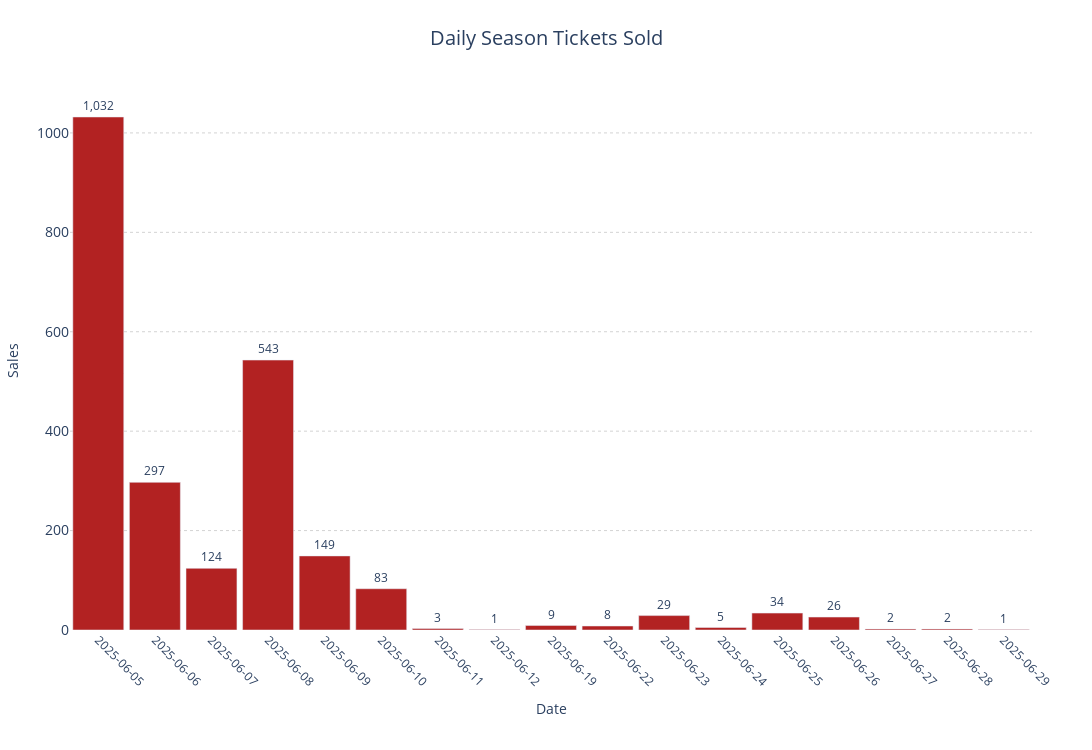

The notebook cell this image was saved under:
### Code cell
def plot_daily_sales_plotly(df, date_column, font_size=12, y_shift=8):
    df = df.copy()

    # Ensure datetime only if not already
    if not pd.api.types.is_datetime64_any_dtype(df[date_column]):
        df[date_column] = pd.to_datetime(df[date_column], errors='coerce')

    # Filter dates >= 2025-06-05
    df = df[df[date_column] >= pd.to_datetime("2025-06-05")]

    # Group by date only (not full datetime)
    df['date_only'] = df[date_column].dt.date

    grouped = (
        df.groupby('date_only')
        .size()
        .reset_index(name="Total_Sales")
        .sort_values('date_only')
    )

    # Convert date_only to string format for x-axis
    grouped['period_label'] = grouped['date_only'].astype(str)

    # Plotly figure
    fig = go.Figure()

    # Bar chart
    fig.add_trace(go.Bar(
        x=grouped['period_label'],
        y=grouped['Total_Sales'],
        name='Daily Sales',
        marker_color='firebrick',
        text=[f"{val:,}" for val in grouped['Total_Sales']],  # Pre-create formatted text
        textposition='outside',
        textfont=dict(size=font_size)
    ))

    # Layout
    fig.update_layout(
        title=dict(
            text='Daily Season Tickets Sold',
            font=dict(size=20),
            x=0.5
        ),
        xaxis=dict(
            title='Date',
            tickmode='array',
            tickvals=grouped['period_label'],
            ticktext=grouped['period_label'],
            tickangle=45,
            tickfont=dict(size=12),
            type='category'  # 👈 Force categorical spacing
        ),
        yaxis=dict(
            title='Sales',
            tickfont=dict(size=14),
            gridcolor='lightgrey',
            griddash='dot'
        ),
        bargap=0.1,
        height=750,
        width=1400,
        margin=dict(l=60, r=60, t=90, b=120),
        plot_bgcolor='white',
        paper_bgcolor='white',
        showlegend=False
    )

    fig.show()

# Call
plot_daily_sales_plotly(perc, date_column='sale_date', font_size=12, y_shift=10)

### Figure 1 — Plotly figure (JSON) as saved in the notebook; plotly's stock layout.template omitted (floating-point values rounded to 4 significant figures)
{"data": [{"marker": {"color": "firebrick"}, "name": "Daily Sales", "text": ["1,032", "297", "124", "543", "149", "83", "3", "1", "9", "8", "29", "5", "34", "26", "2", "2", "1"], "textfont": {"size": 12}, "textposition": "outside", "type": "bar", "x": ["2025-06-05", "2025-06-06", "2025-06-07", "2025-06-08", "2025-06-09", "2025-06-10", "2025-06-11", "2025-06-12", "2025-06-19", "2025-06-22", "2025-06-23", "2025-06-24", "2025-06-25", "2025-06-26", "2025-06-27", "2025-06-28", "2025-06-29"], "y": [1032, 297, 124, 543, 149, 83, 3, 1, 9, 8, 29, 5, 34, 26, 2, 2, 1]}], "layout": {"bargap": 0.1, "height": 750, "margin": {"b": 120, "l": 60, "r": 60, "t": 90}, "paper_bgcolor": "white", "plot_bgcolor": "white", "showlegend": false, "title": {"font": {"size": 20}, "text": "Daily Season Tickets Sold", "x": 0.5}, "width": 1400, "xaxis": {"tickangle": 45, "tickfont": {"size": 12}, "tickmode": "array", "ticktext": ["2025-06-05", "2025-06-06", "2025-06-07", "2025-06-08", "2025-06-09", "2025-06-10", "2025-06-11", "2025-06-12", "2025-06-19", "2025-06-22", "2025-06-23", "2025-06-24", "2025-06-25", "2025-06-26", "2025-06-27", "2025-06-28", "2025-06-29"], "tickvals": ["2025-06-05", "2025-06-06", "2025-06-07", "2025-06-08", "2025-06-09", "2025-06-10", "2025-06-11", "2025-06-12", "2025-06-19", "2025-06-22", "2025-06-23", "2025-06-24", "2025-06-25", "2025-06-26", "2025-06-27", "2025-06-28", "2025-06-29"], "title": {"text": "Date"}, "type": "category"}, "yaxis": {"gridcolor": "lightgrey", "griddash": "dot", "tickfont": {"size": 14}, "title": {"text": "Sales"}}}}
